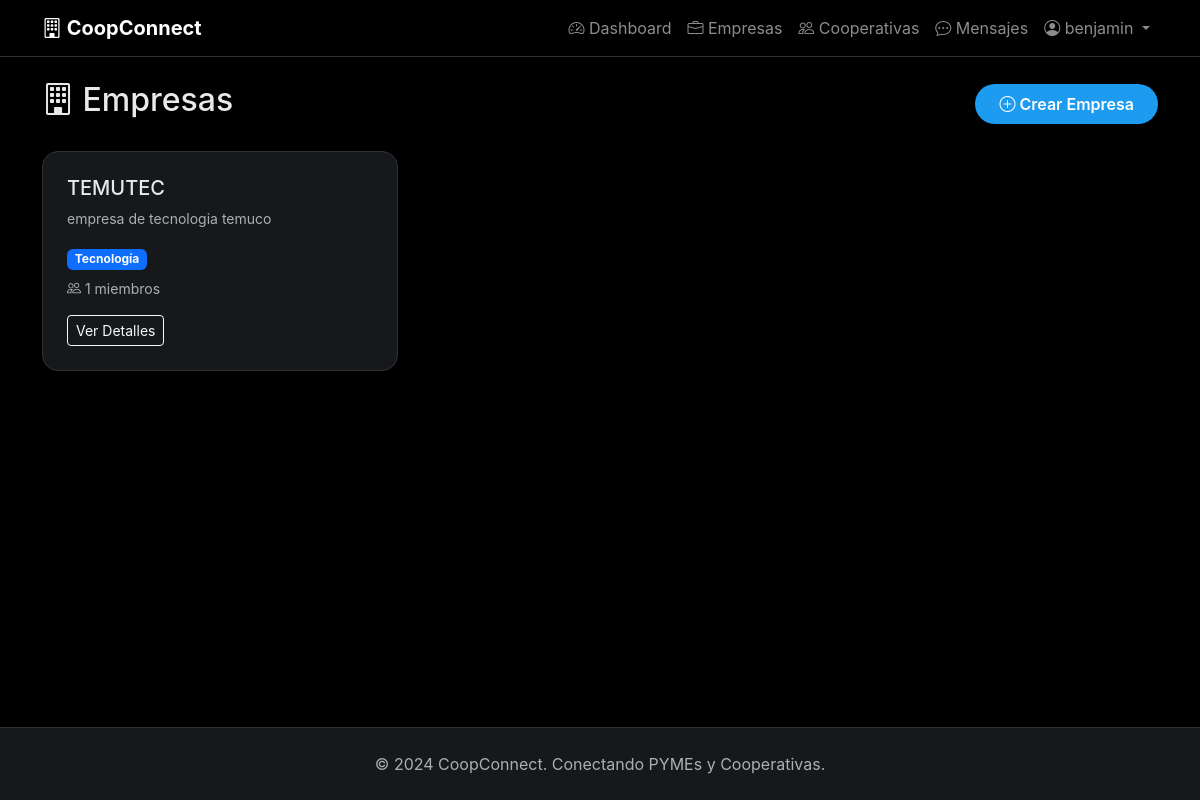
The app's page /organizations/companies/ (signed in), older data.
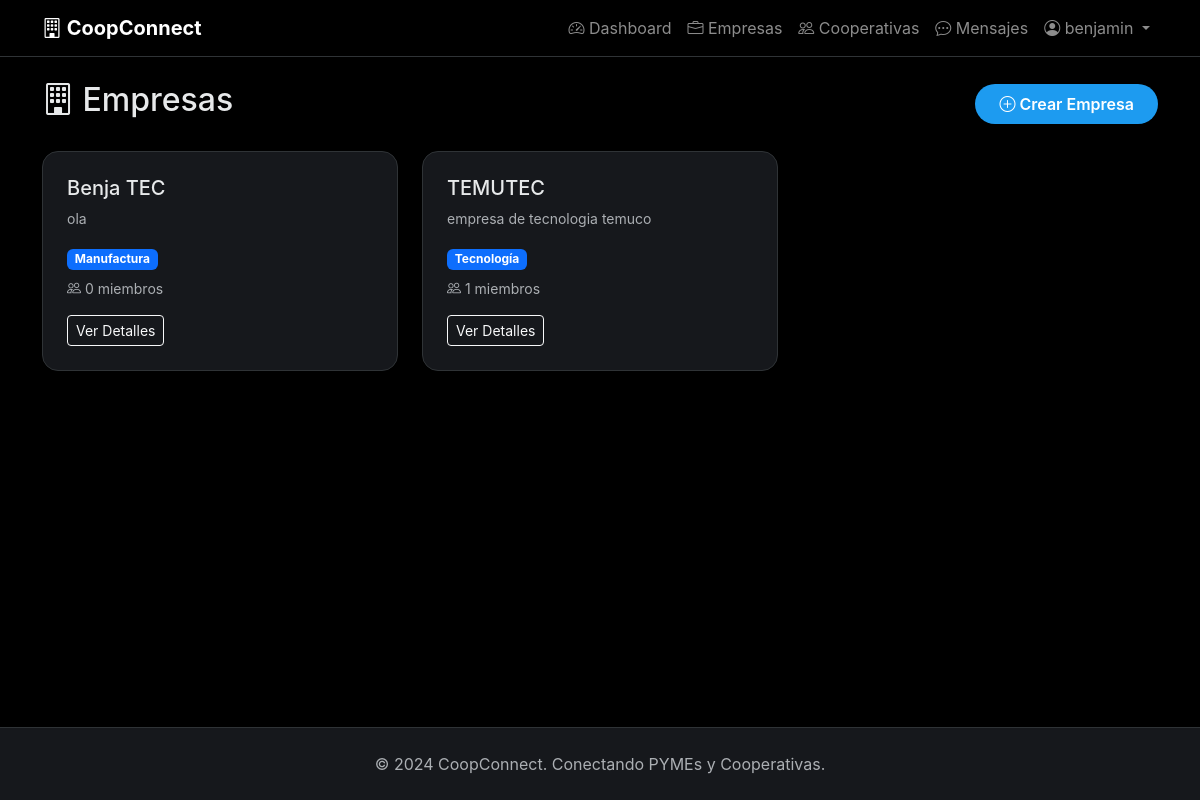
The same page, newer data.
### organizations/models.py (models this page shows, shortened)
class Company(models.Model):
    name = models.CharField(max_length=200, unique=True, verbose_name='Nombre')
    sector = models.CharField(max_length=50, choices=SECTOR_CHOICES, verbose_name='Sector')
    description = models.TextField(verbose_name='Descripción')
    access_code = models.CharField(max_length=20, default='123456', verbose_name='Código de Acceso', help_text='Código para que otros usuarios se unan a tu empresa')
    created_by = models.ForeignKey(User, on_delete=models.SET_NULL, null=True, related_name='companies_created')
    created_at = models.DateTimeField(auto_now_add=True)
    class Meta:
        verbose_name = 'Empresa'
        verbose_name_plural = 'Empresas'
        ordering = ['-created_at']
    @property
    def members_count(self):
        return self.members.count()

### organizations/views.py (the view)
# urls.py: path('companies/', views.company_list, name='company_list'),
@login_required
def company_list(request):
    companies = Company.objects.all().order_by('-created_at')
    return render(request, 'organizations/company_list.html', {'companies': companies})

### templates/organizations/company_list.html (shortened to what this page needs)
{% extends 'base.html' %}
{% block content %}
<div class="container mt-4">
    <div class="d-flex justify-content-between align-items-center mb-4">
        <h2><i class="bi bi-building"></i> Empresas</h2>
        <a href="{% url 'organizations:company_create' %}" class="btn btn-primary-custom">
            <i class="bi bi-plus-circle"></i> Crear Empresa
        </a>
    </div>
    <div class="row g-4">
        {% for company in companies %}
        <div class="col-md-6 col-lg-4">
            <div class="card-custom p-4 h-100">
                <h5>{{ company.name }}</h5>
                <p class="text-muted small">{{ company.description|truncatewords:15 }}</p>
                <div class="mb-2">
                    <span class="badge bg-primary">{{ company.get_sector_display }}</span>
                </div>
                <div class="text-muted small mb-3">
                    <i class="bi bi-people"></i> {{ company.members_count }} miembros
                </div>
                <a href="{% url 'organizations:company_detail' company.id %}" class="btn btn-outline-light btn-sm">
                    Ver Detalles
                </a>
            </div>
        </div>
        {% empty %}
        <div class="col-12">
            <div class="alert alert-info">
                No hay empresas registradas. ¡Crea la primera!
            </div>
        </div>
        {% endfor %}
    </div>
</div>
{% endblock %}

### templates/base.html (shortened to what this page needs)
<!DOCTYPE html>
{% load static %}
<html lang="es" data-bs-theme="dark">
<head>
    <link href="https://cdn.jsdelivr.net/npm/bootstrap@5.3.2/dist/css/bootstrap.min.css" rel="stylesheet">
    <link rel="stylesheet" href="https://cdn.jsdelivr.net/npm/bootstrap-icons@1.11.1/font/bootstrap-icons.css">
    <link rel="stylesheet" href="{% static 'css/styles.css' %}">
</head>
<body>
    {% block navbar %}
    <nav class="navbar navbar-expand-lg navbar-dark navbar-custom sticky-top">
        <div class="container">
            <a class="navbar-brand fw-bold" href="{% url 'dashboard' %}">
                <i class="bi bi-building"></i> CoopConnect
            </a>
            <div class="collapse navbar-collapse" id="navbarNav">
                <ul class="navbar-nav ms-auto">
                    <li class="nav-item">
                        <a class="nav-link" href="{% url 'dashboard' %}">
                            <i class="bi bi-speedometer2"></i> Dashboard
                        </a>
                    </li>
                    <li class="nav-item">
                        <a class="nav-link" href="{% url 'organizations:company_list' %}">
                            <i class="bi bi-briefcase"></i> Empresas
                        </a>
                    </li>
                    <li class="nav-item">
                        <a class="nav-link" href="{% url 'organizations:cooperative_list' %}">
                            <i class="bi bi-people"></i> Cooperativas
                        </a>
                    </li>
                    <li class="nav-item">
                        <a class="nav-link" href="{% url 'messaging:chat_list' %}">
                            <i class="bi bi-chat-dots"></i> Mensajes
                        </a>
                    </li>
                    <li class="nav-item dropdown">
                        <a class="nav-link dropdown-toggle" href="#" role="button" data-bs-toggle="dropdown">
                            <i class="bi bi-person-circle"></i> {{ user.username }}
                        </a>
                    </li>
                </ul>
            </div>
        </div>
    </nav>
    {% endblock %}
    <div class="content-wrapper">
        {% block content %}{% endblock %}
    </div>
    {% block footer %}
    <footer class="py-4 mt-5">
        <div class="container text-center text-muted">
            <p class="mb-0">&copy; 2024 CoopConnect. Conectando PYMEs y Cooperativas.</p>
        </div>
    </footer>
    {% endblock %}
</body>
</html>

### static/css/styles.css (style rules this page uses)
:root { --primary-blue: #1d9bf0; --dark-bg: #000000; --card-bg: #16181c; --border-color: #2f3336; --text-color: #e7e9ea; --text-muted: #71767b; }
body { background-color: var(--dark-bg); color: var(--text-color); font-family: -apple-system, BlinkMacSystemFont, "Segoe UI", Roboto, "Helvetica Neue", Arial, sans-serif; min-height: 100vh; display: flex; flex-direction: column; }
.navbar-custom { background-color: rgba(0, 0, 0, 0.95) !important; backdrop-filter: blur(10px); border-bottom: 1px solid var(--border-color); }
.navbar { background-color: #16181c; border-bottom: 1px solid var(--border-color); }
.navbar-brand { font-weight: 700; }
.card-custom { background-color: var(--card-bg); border: 1px solid var(--border-color); border-radius: 16px; transition: all 0.3s ease; }
.btn-primary-custom { background-color: var(--primary-blue); border: none; padding: 0.5rem 1.5rem; font-weight: 600; border-radius: 50px; transition: all 0.3s ease; color: white; }
.content-wrapper { flex: 1; }
footer { background-color: var(--card-bg); border-top: 1px solid var(--border-color); margin-top: auto; }

Row changes from the older to the newer data that the page shows:
added Company: name "Benja TEC", description "ola", sector "Manufactura", members_count "0"
